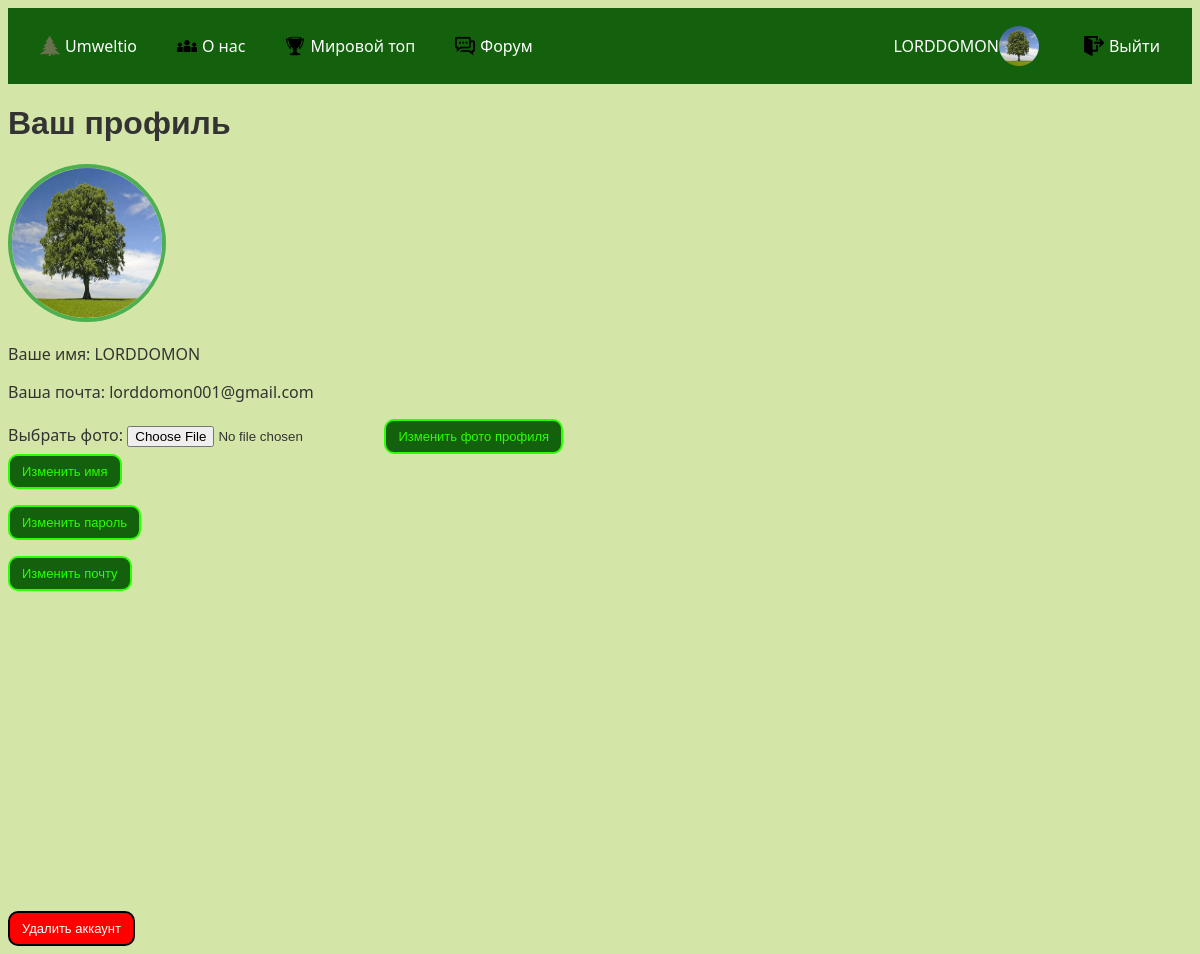
The app's page /profile (signed in) with its own data.
### main.py (models this page shows)
class User(db.Model):
    id = db.Column(db.Integer, primary_key=True)
    username = db.Column(db.String(40), unique=True, nullable=False)
    password = db.Column(db.String(200), nullable=False)
    email = db.Column(db.String(100), nullable=False)
    is_confirmed = db.Column(db.Boolean, default=False)
    content = db.Column(db.String(500), nullable=True)
    status = db.Column(db.String(20), default="Участник")
    registration_date = db.Column(db.DateTime, default=datetime.utcnow)
    profile_picture = db.Column(db.String(200), default='profile_pics/default_profile.png', nullable=True)
    points = db.Column(db.Integer, default=0)
    correct_answers = db.Column(db.Integer, default=0)
    quizzes_completed = db.Column(db.Integer, default=0)

### main.py (the view, shortened to what this page needs)
@app.route('/profile', methods=['GET', 'POST'])
def profile():
    if g.user is None:
        print('Salamaleikum')
    user = g.user
    print(f"Статус is_confirmed в профиле: {user.is_confirmed}")
    return render_template('profile.html', user=user)

### main.py (called while the page is built)
@app.before_request
def create_tables():
    db.create_all()

def delete_unconfirmed_users():
    seven_days_ago = datetime.utcnow() - timedelta(days=7)
    unconfirmed_users = User.query.filter(User.is_confirmed == False, User.registration_date < seven_days_ago).all()
    for user in unconfirmed_users:
        db.session.delete(user)
    db.session.commit()
    print(f"Удалено {len(unconfirmed_users)} неподтвержденных пользователей.")

def get_current_user():
    if 'user_id' in session:
        return User.query.get(session['user_id'])
    return None

@app.before_request
def make_session_permanent():
    session.permanent = True
    app.permanent_session_lifetime = timedelta(days=7)

@app.before_request
def load_user():
    g.user = get_current_user()

@app.before_request
def check_unconfirmed_users():
    delete_unconfirmed_users()

### templates/profile.html (shortened to what this page needs)
<!DOCTYPE html>
<html lang="en">
<head>
    {% extends "index.html" %}
    {% block content %}
    <h1>Ваш профиль</h1>
    <img src="{{ url_for('static', filename=user.profile_picture or 'profile_pics/default_profile.png') }}"
     alt="profile_picture"
     style="width:150px; height:150px; border-radius: 50%; border: 4px solid #4CAF50; ">
    <p>Ваше имя: {{session['username'] }}</p>
    <p>Ваша почта: {{ session['email'] }}</p>
    <form method="POST" enctype="multipart/form-data">
        <label for="file" class="text">Выбрать фото:</label>
        <input type="file" name="file" id="file" accept="image/*" required>
        <button type="submit"class="button">Изменить фото профиля</button>
    </form>
    <form action="{{url_for('change_username')}}" method="POST">
        <button type="submit" class="button">Изменить имя</button>
    </form>
    <form action="{{url_for('change_password')}}" method="POST">
        <button type="submit" class="button">Изменить пароль</button>
    </form>
    <form action="{{url_for('change_email')}}" method="POST">
        <button type="submit" class="button">Изменить почту</button>
    </form>
    <div style="margin-top: 320px;">
        <form action="{{ url_for('delete_account') }}" method="GET">
            <button type="submit" class="button" style="background-color: red; border-color: black; color: white;">Удалить аккаунт</button>
        </form>
    </div>
    {% endblock %}

### templates/index.html (shortened to what this page needs)
<!DOCTYPE html>
<html lang="en">
<head>
    <link rel="stylesheet" href="{{ url_for('static', filename='css/style.css') }}">
</head>
<body>
    <nav>
        <div class="left">
            <ul>
                <li>
                    <a href="{{ url_for('home') }}">
                        <img src="{{ url_for('static', filename='img/tree_transparent.png') }}" alt="icon"> Umweltio
                    </a>
                </li>
                <li>
                    <a href="{{ url_for('us') }}">
                        <img src="{{ url_for('static', filename='img/about-us.svg') }}" alt="icon"> О нас
                    </a>
                </li>
                <li>
                    <a href=" {{ url_for('top_list') }}">
                    <img src="{{ url_for('static', filename='img/pokal.png') }}" alt="icon">Мировой топ
                </a>
                </li>
                <li>
                    {% if session['username'] %}
                    <a href="{{ url_for('forum') }}">
                        <img src="{{ url_for('static', filename='img/forum_icon.png') }}" alt="icon"> Форум
                    </a>
                </li>
                {% endif %}
            </ul>
        </div>
        <div class="right">
            <ul>
                {% if session['username'] %}
                <li>
                    <a href="{{ url_for('profile') }}">{{ session['username']  }}
                    <img src="{{ url_for('static', filename=user.profile_picture if user.profile_picture else 'profile_pics/default_profile.png') }}"
                        alt="profile_picture"
                        style="width:40px; height: 40px; border-radius: 50%;"></a>
                </li>
                <li>
                    <a href="{{ url_for('logout') }}">
                        <img src="{{ url_for('static', filename='img/R.png') }}" alt="icon"> Выйти
                    </a>
                </li>
                {% else %}
                <li><a href="{{ url_for('register') }}">Зарегистрироваться</a></li>
                <li><a href="{{ url_for('login') }}">Войти</a></li>
                {% endif %}
            </ul>
        </div>
    </nav>
    {% block content %}{% endblock %}
</body>
</html>

### static/css/style.css (style rules this page uses)
body { background-color: #d4e6a7; color: #333; font-family: 'Segoe UI', sans-serif; }
nav { background-color: #13610c; padding: 8px 12px; display: flex; justify-content: space-between; align-items: center; }
nav .left, nav .right { display: flex; }
nav ul { list-style: none; padding: 0; margin: 0; display: flex; align-items: center; }
nav li { margin: 0 10px; }
nav a { color: white; text-decoration: none; display: flex; align-items: center; padding: 10px; transition: background-color 0.3s; }
nav img { width: 20px; height: 20px; margin-right: 5px; }
.button { background-color: #13610c; color: rgb(43, 255, 0); border: 2px solid rgb(43, 255, 0); padding: 8px 12px; font-size: 13px; cursor: pointer; position: relative; overflow: hidden; border-radius: 10px; transition: background-color 0.3s ease, border-color 0.3s ease, color 0.3s ease; }
h1, h2, h3, h4 { font-family: 'Montserrat', sans-serif; }
p { font-weight: 500; }
.text { font-weight: 500; }

### records on screen
User: username "LORDDOMON", profile_picture (placeholder picture), email "lorddomon001@gmail.com"
